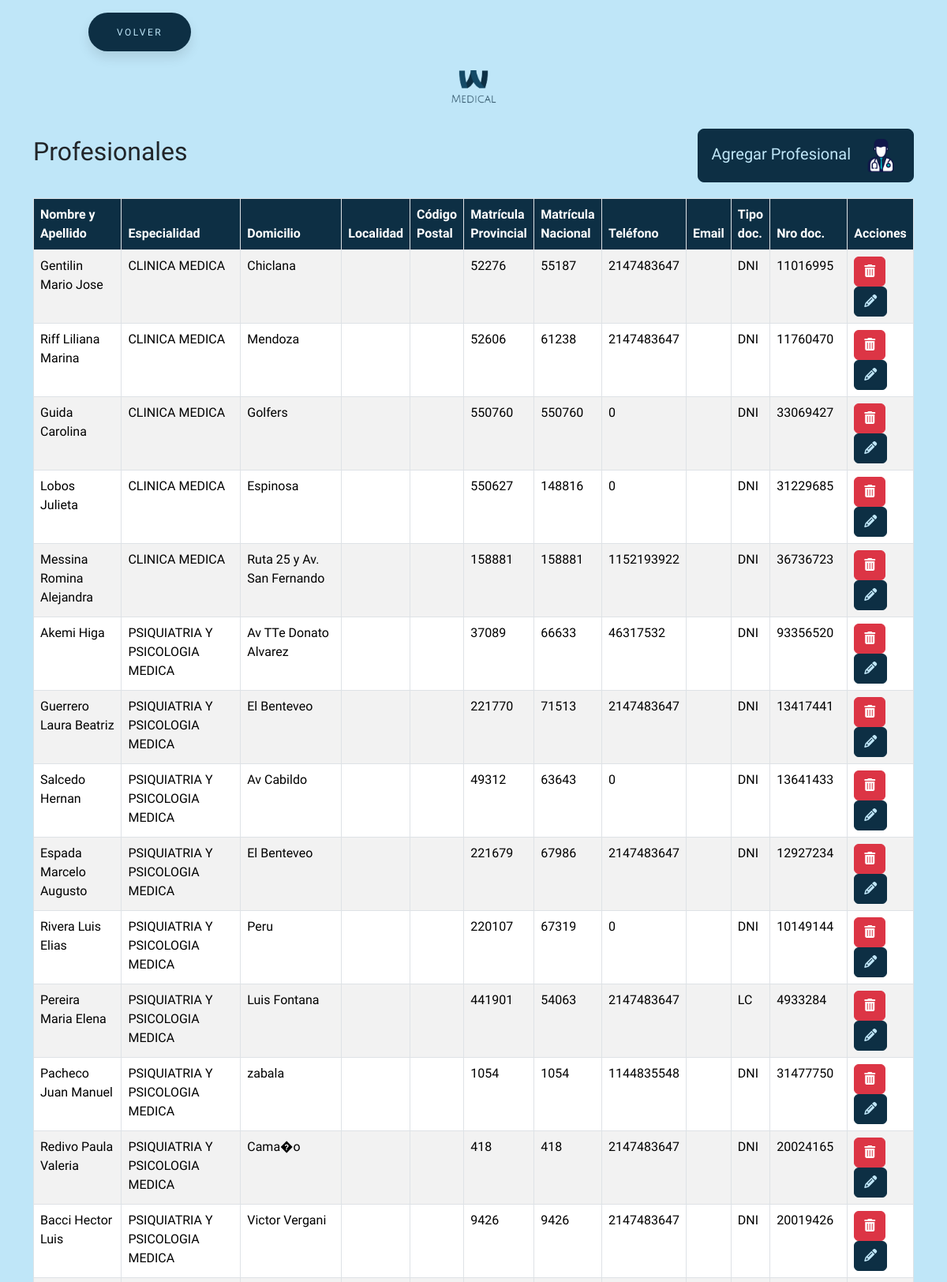
The page /prueba/todosAjustes/crearProf/crearProf.php (signed in, upper part) on the database its author committed.
### tables this page shows
CREATE TABLE `profesional` (
  `id_prof` int(11) NOT NULL,
  `nombreYapellido` varchar(255) NOT NULL,
  `id_especialidad` int(11) NOT NULL,
  `domicilio` varchar(255) NOT NULL,
  `localidad` varchar(255) NOT NULL,
  `codigo_pos` varchar(255) NOT NULL,
  `matricula_p` varchar(255) NOT NULL,
  `matricula_n` varchar(255) NOT NULL,
  `telefono` int(255) NOT NULL,
  `email` varchar(255) NOT NULL,
  `tipo_doc` varchar(255) NOT NULL,
  `nro_doc` int(255) NOT NULL
);

CREATE TABLE `especialidad` (
  `id_especialidad` int(255) NOT NULL,
  `desc_especialidad` varchar(255) NOT NULL
);

### prueba/todosAjustes/crearProf/crearProf.php (the view, shortened to what this page needs)
<?php
require_once "../../conexion.php";
$sql = "SELECT  p.*,e.id_especialidad, e.desc_especialidad
        FROM profesional p
        JOIN especialidad e ON p.id_especialidad = e.id_especialidad";
$result = $conn->query($sql);
?>
<!DOCTYPE html>
<html lang="es">
<head>
    <link href="https://cdn.jsdelivr.net/npm/bootstrap@5.3.3/dist/css/bootstrap.min.css" rel="stylesheet"
>
    <link rel="stylesheet" href="https://cdnjs.cloudflare.com/ajax/libs/font-awesome/6.5.2/css/all.min.css"
 />
    <link rel="stylesheet" href="../../estilos/styleGeneral.css">
    <link rel="stylesheet" href="../../estilos/styleBotones.css">
</head>
<body>
    <button class="button" style="vertical-align:middle; margin-left:7rem"
        onclick="window.location.href = '../../seccionAjustes/ajustes.php';">
        <span>VOLVER</span>
    </button>
    <div class="text-center my-4">
        <img src="../../img/logo.png" alt="Logo MEDICAL" class="img-fluid" style="max-width: 120px;">
    </div>
    <div class="container">
        <div class="title-container">
            <h2>Profesionales</h2>
            <button type="button" class="btn btn-custom btn-lg" data-bs-toggle="modal"
                data-bs-target="#agregarProfesional">
                Agregar Profesional <img src="../../img/iconoCrearProf.png" alt="Icono Crear Profesional"
                    style="width: 50px; height: 50px; margin-left: 8px;">
            </button>
        </div>
        <table class="table table-striped table-bordered">
            <thead class="table-custom">
                <tr>
                    <th>Nombre y Apellido</th>
                    <th>Especialidad</th>
                    <th>Domicilio</th>
                    <th>Localidad</th>
                    <th>Código Postal</th>
                    <th>Matrícula Provincial</th>
                    <th>Matrícula Nacional</th>
                    <th>Teléfono</th>
                    <th>Email</th>
                    <th>Tipo doc.</th>
                    <th>Nro doc.</th>
                    <th>Acciones</th>
                </tr>
            </thead>
            <tbody>
                <?php
                if ($result->num_rows > 0) {
                    while ($row = $result->fetch_assoc()) {
                        echo "<tr>
                <td>" . $row["nombreYapellido"] . "</td>
                <td>" . $row["desc_especialidad"] . "</td>
                <td>" . $row["domicilio"] . "</td>
                <td>" . $row["localidad"] . "</td>
                <td>" . $row["codigo_pos"] . "</td>
                <td>" . $row["matricula_p"] . "</td>
                <td>" . $row["matricula_n"] . "</td>
                <td>" . $row["telefono"] . "</td>
                <td>" . $row["email"] . "</td>
                <td>" . $row["tipo_doc"] . "</td>
                <td>" . $row["nro_doc"] . "</td>
                <td>
                    <button type='button' class='btn btn-danger' onclick=\"if(confirm('¿Estás seguro de que deseas eliminar este profesional?')){ window.location.href='{$_SERVER['PHP_SELF']}?eliminar=" . $row['id_prof'] . "'; }\"><i class='fas fa-trash-alt'></i></button>
                    <button type='button' class='btn btn-custom-editar' onclick='editarProfesional(" . json_encode($row) . ")'><i class='fas fa-pencil-alt'></i></button>
                </td>
            </tr>";
                    }
                } else {
                    echo "<tr><td colspan='10'>No se encontraron resultados</td></tr>";
                }
                ?>
            </tbody>
        </table>
    </div>
</body>
</html>

### prueba/estilos/styleGeneral.css (style rules this page uses)
:root { --primary-color: #0d2f44; }
body, html { background-color: #bfe6f8 !important; font-family: 'Cabin Condensed', sans-serif !important; }
.table-custom th { background-color: var(--primary-color) !important; color: white !important; }

### prueba/estilos/styleBotones.css (style rules this page uses)
:root { --primary-color: #0d2f44; }
body, html { background-color: #bfe6f8 !important; font-family: 'Cabin Condensed', sans-serif !important; }
.title-container { display: flex; align-items: center; justify-content: space-between; margin-bottom: 20px; }
.btn-custom { background-color: var(--primary-color) !important; border-color: var(--primary-color) !important; color: #bfe6f8 !important; transition: all 0.3s ease; }
.btn-custom-editar { background-color: var(--primary-color) !important; border-color: var(--primary-color) !important; color: #bfe6f8 !important; transition: all 0.3s ease; }
.button { padding: 1.3em 3em; font-size: 12px; text-transform: uppercase; letter-spacing: 2.5px; font-weight: 500; color: #bfe6f8; background-color: var(--primary-color) !important; border-color: var(--primary-color) !important; border: none; border-radius: 45px; box-shadow: 0px 8px 15px rgba(0, 0, 0, 0.1); transition: all 0.3s ease 0s; cursor: pointer; outline: none; margin-top: 1rem; }

### rows shown on the page
profesional: nombreYapellido "Gentilin Mario Jose", id_especialidad.desc_especialidad "CLINICA MEDICA", domicilio "Chiclana", matricula_p "52276", matricula_n "55187", telefono "2147483647", tipo_doc "DNI", nro_doc "11016995"
profesional: nombreYapellido "Riff Liliana Marina", id_especialidad.desc_especialidad "CLINICA MEDICA", domicilio "Mendoza", matricula_p "52606", matricula_n "61238", telefono "2147483647", tipo_doc "DNI", nro_doc "11760470"
profesional: nombreYapellido "Guida Carolina", id_especialidad.desc_especialidad "CLINICA MEDICA", domicilio "Golfers", matricula_p "550760", matricula_n "550760", telefono "0", tipo_doc "DNI", nro_doc "33069427"
profesional: nombreYapellido "Lobos Julieta", id_especialidad.desc_especialidad "CLINICA MEDICA", domicilio "Espinosa", matricula_p "550627", matricula_n "148816", telefono "0", tipo_doc "DNI", nro_doc "31229685"
profesional: nombreYapellido "Messina Romina Alejandra", id_especialidad.desc_especialidad "CLINICA MEDICA", domicilio "Ruta 25 y Av. San Fernando", matricula_p "158881", matricula_n "158881", telefono "1152193922", tipo_doc "DNI", nro_doc "36736723"
profesional: nombreYapellido "Akemi Higa", id_especialidad.desc_especialidad "PSIQUIATRIA Y PSICOLOGIA MEDICA", domicilio "Av TTe Donato Alvarez", matricula_p "37089", matricula_n "66633", telefono "46317532", tipo_doc "DNI", nro_doc "93356520"
profesional: nombreYapellido "Guerrero Laura Beatriz", id_especialidad.desc_especialidad "PSIQUIATRIA Y PSICOLOGIA MEDICA", domicilio "El Benteveo", matricula_p "221770", matricula_n "71513", telefono "2147483647", tipo_doc "DNI", nro_doc "13417441"
profesional: nombreYapellido "Salcedo Hernan", id_especialidad.desc_especialidad "PSIQUIATRIA Y PSICOLOGIA MEDICA", domicilio "Av Cabildo", matricula_p "49312", matricula_n "63643", telefono "0", tipo_doc "DNI", nro_doc "13641433"
profesional: nombreYapellido "Espada Marcelo Augusto", id_especialidad.desc_especialidad "PSIQUIATRIA Y PSICOLOGIA MEDICA", domicilio "El Benteveo", matricula_p "221679", matricula_n "67986", telefono "2147483647", tipo_doc "DNI", nro_doc "12927234"
profesional: nombreYapellido "Rivera Luis Elias", id_especialidad.desc_especialidad "PSIQUIATRIA Y PSICOLOGIA MEDICA", domicilio "Peru", matricula_p "220107", matricula_n "67319", telefono "0", tipo_doc "DNI", nro_doc "10149144"
profesional: nombreYapellido "Pereira Maria Elena", id_especialidad.desc_especialidad "PSIQUIATRIA Y PSICOLOGIA MEDICA", domicilio "Luis Fontana", matricula_p "441901", matricula_n "54063", telefono "2147483647", tipo_doc "LC", nro_doc "4933284"
profesional: nombreYapellido "Pacheco Juan Manuel", id_especialidad.desc_especialidad "PSIQUIATRIA Y PSICOLOGIA MEDICA", domicilio "zabala", matricula_p "1054", matricula_n "1054", telefono "1144835548", tipo_doc "DNI", nro_doc "31477750"
profesional: nombreYapellido "Redivo Paula Valeria", id_especialidad.desc_especialidad "PSIQUIATRIA Y PSICOLOGIA MEDICA", domicilio "Cama�o", matricula_p "418", matricula_n "418", telefono "2147483647", tipo_doc "DNI", nro_doc "20024165"
profesional: nombreYapellido "Bacci Hector Luis", id_especialidad.desc_especialidad "PSIQUIATRIA Y PSICOLOGIA MEDICA", domicilio "Victor Vergani", matricula_p "9426", matricula_n "9426", telefono "2147483647", tipo_doc "DNI", nro_doc "20019426"
